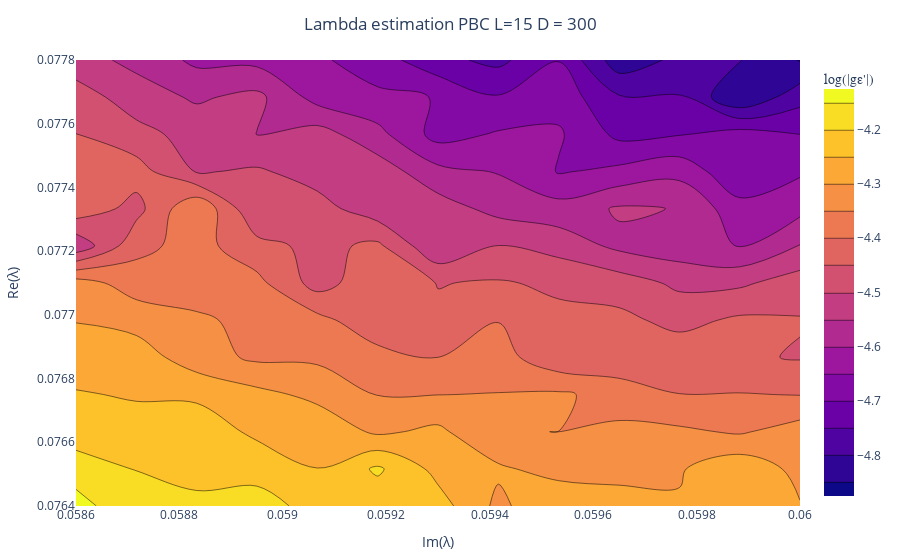

Notebook source saved alongside this figure:
### Markdown cell above
Lowest levels
10:  0.0759 + 0.05796667im
11: 0.0763333 + 0.058433333im

### Code cell
N = 7

test_values = zeros(ComplexF64,(2*N-1)^2)



test_values = zeros(ComplexF64,(2*N-1)^2)

l = length(test_values)


distx = 0.0007## distance from centre in real

disty = 0.0007# distance from centre in imaginary

cent_im = 0.0593im

cent_r = 0.0771
test_values = zeros(ComplexF64,(2*N-1)^2)
g = [] 
### changed this slightly to allow for any parameter N to cross at 0.079 + 0.060i point -> its 2N-1 parameter square now (for any N)
for i in 1:1:(2*N-1)
    if div(i,2) == 1
        for j in 1:1:(2*N-1)
            if i <N+1
                if j<N+1
                    test_values[i+(j-1)*(2*N-1)] =  (LinRange(-distx,0.00,N)[i])  .+cent_r+ 1im*LinRange(-disty,0.00,N)[j] .+cent_im
                else 
                    test_values[i+(j-1)*(2*N-1)] =  (LinRange(-distx,0.00,N)[i])  .+cent_r + 1im*LinRange(disty/(N-1),disty+disty/(N-1),N)[j-N] .+cent_im
                end
            else
                if j<N+1
                    test_values[i+(j-1)*(2*N-1)] =  (LinRange(distx/(N-1),distx+distx/(N-1),N)[i-N]) .+cent_r  + 1im*LinRange(-disty,0.00,N)[j]  .+cent_im
                else
                    test_values[i+(j-1)*(2*N-1)] =  (LinRange(distx/(N-1),distx+distx/(N-1),N)[i-N])  .+cent_r+ 1im*LinRange(disty/(N-1),disty+disty/(N-1),N)[j-N].+cent_im
                end
            end 
        end
    else
        for j in (2*N-1):-1:1
            if i <N+1
                if j<N+1
                    test_values[i+(j-1)*(2*N-1)] =  (LinRange(-distx,0.00,N)[i]) .+cent_r+ 1im*LinRange(-disty,0.00,N)[j] .+cent_im
                else 
                    test_values[i+(j-1)*(2*N-1)] =  (LinRange(-distx,0.00,N)[i])  .+cent_r + 1im*LinRange(disty/(N-1),disty+disty/(N-1),N)[j-N] .+cent_im
                end
            else
                if j<N+1
                    test_values[i+(j-1)*(2*N-1)] =  (LinRange(distx/(N-1),distx+distx/(N-1),N)[i-N]) .+cent_r + 1im*LinRange(-disty,0.00,N)[j] .+cent_im
                else
                    test_values[i+(j-1)*(2*N-1)] =  (LinRange(distx/(N-1),distx+distx/(N-1),N)[i-N])   .+cent_r + 1im*LinRange(disty/(N-1),disty+disty/(N-1),N)[j-N] .+cent_im
                end
            end 
        end
    end
end

for L in [15,]
for lambda in test_values
lambda_txt = round(lambda,digits = 6)
results = load_object("lambda_est/Lambda_est_precise/PBC/PBC_D_300/L$L/5E_PBC_L=$L"*"_$lambda_txt.jld2")
ΔEε = results[2]
ΔEL1ε = results[3]
ΔEσ =  results[end-1]
ΔEL1σ = results[end]

    
fun(x) = abs((x[1]+1im*x[3])*(ΔEε) - Δε -Cε_primeεε* (x[2]+1im*x[4]))^2 +abs((x[1]+1im*x[3])*(ΔEσ) - Δσ -Cε_primeσσ*  (x[2]+1im*x[4]))^2#+abs((x[1]+1im*x[3])*(ΔEL1ε) -ΔL1ε  -Cε_primeεε* AL1εε_prime* (x[2]+1im*x[4]))^2#+abs((x[1]+1im*x[3])*(ΔEL1σ) -ΔL1σ  -Cε_primeσσ* AL1σε_prime* (x[2]+1im*x[4]))^2
        
res = optimize(fun, [0.0, 0.0,0.0,0.0])
gε_prime = Optim.minimizer(res)[2]+1im* Optim.minimizer(res)[4]
push!(g,gε_prime )

end
z_values = log.(abs.(g))
    p = PlotlyJS.plot(PlotlyJS.contour(   z=z_values,
         x=real(-im*test_values),
             y=real(test_values),fill=true,colorbar=attr(
                 title="log(|gε'|)", # title here
                titleside="top",
                titlefont=attr(
                  size=14,
                  family="Arial, sans-serif"
              )
             )),Layout(title=attr(text = "Lambda estimation PBC L=$L D = 300",x = 0.5),xaxis_title="Im(λ)",yaxis_title="Re(λ)")
     )
    display(p)
end

### Figure 1 — Plotly figure (JSON) as saved in the notebook; plotly's stock layout.template omitted (floating-point values rounded to 4 significant figures; data arrays with more than 128 entries replaced by an {"elided": "..."} marker saying what was removed)
{"data": [{"colorbar": {"title": "log(|gε'|)", "titlefont": {"family": "Arial, sans-serif", "size": 14}, "titleside": "top"}, "fill": true, "transpose": true, "type": "contour", "x": {"elided": "169 float values"}, "y": {"elided": "169 float values"}, "z": {"elided": "169 float values"}}], "layout": {"margin": {"b": 50, "l": 50, "r": 50, "t": 60}, "title": {"text": "Lambda estimation PBC L=15 D = 300", "x": 0.5}, "xaxis": {"title": {"text": "Im(λ)"}}, "yaxis": {"title": {"text": "Re(λ)"}}}}
